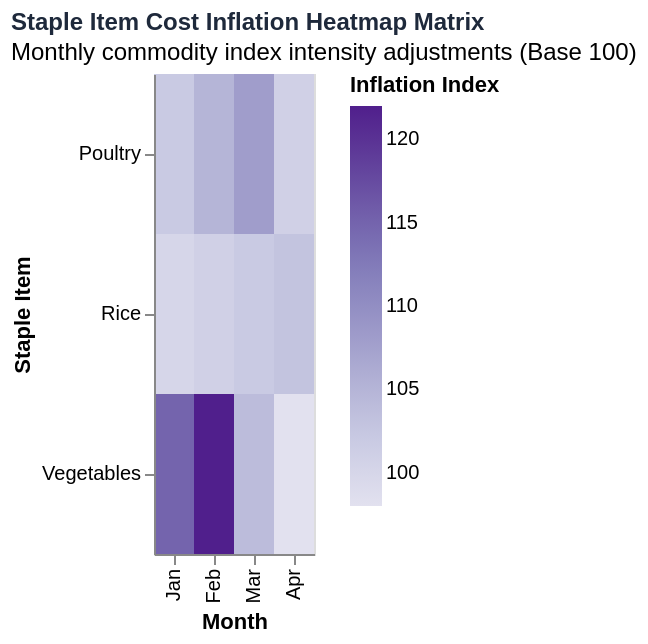

Here is the Vega-Lite specification saved for this chart:
### Vega-Lite specification from a JSON file in a GitHub repository (floating-point values rounded to 4 significant figures)
{"$schema": "https://vega.github.io/schema/vega-lite/v5.json", "width": "container", "height": 240, "title": {"text": "Staple Item Cost Inflation Heatmap Matrix", "subtitle": "Monthly commodity index intensity adjustments (Base 100)", "fontSize": 12, "anchor": "start", "color": "#1e293b"}, "data": {"values": [{"month": "Jan", "item": "Poultry", "index": 102}, {"month": "Feb", "item": "Poultry", "index": 105}, {"month": "Mar", "item": "Poultry", "index": 108}, {"month": "Apr", "item": "Poultry", "index": 101}, {"month": "Jan", "item": "Rice", "index": 100}, {"month": "Feb", "item": "Rice", "index": 101}, {"month": "Mar", "item": "Rice", "index": 102}, {"month": "Apr", "item": "Rice", "index": 103}, {"month": "Jan", "item": "Vegetables", "index": 115}, {"month": "Feb", "item": "Vegetables", "index": 122}, {"month": "Mar", "item": "Vegetables", "index": 104}, {"month": "Apr", "item": "Vegetables", "index": 98}]}, "mark": "rect", "encoding": {"x": {"field": "month", "type": "nominal", "title": "Month", "sort": ["Jan", "Feb", "Mar", "Apr"]}, "y": {"field": "item", "type": "nominal", "title": "Staple Item"}, "color": {"field": "index", "type": "quantitative", "scale": {"scheme": "purples"}, "title": "Inflation Index"}, "tooltip": [{"field": "item", "type": "nominal", "title": "Item"}, {"field": "month", "type": "nominal", "title": "Month"}, {"field": "index", "type": "quantitative", "title": "Index Val"}]}}
